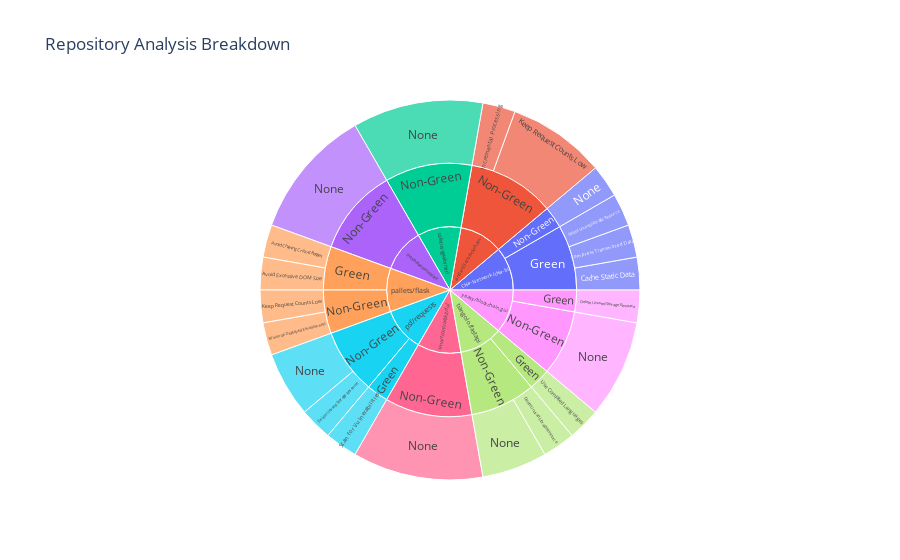
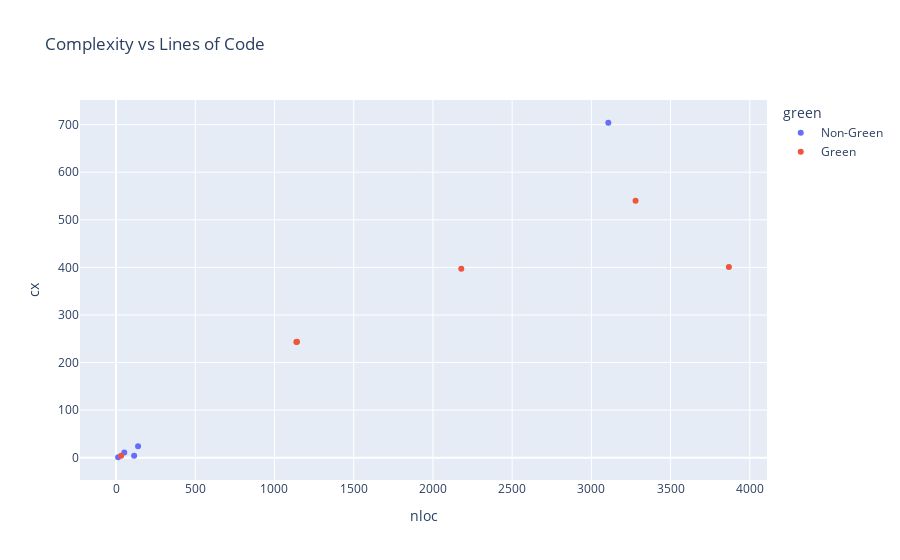

These figures' notebook cell, in order:
### Markdown cell above
## Step 17: Interactive Visualization (Plotly)

Interactive charts for deeper exploration.

### Code cell
import plotly.express as px

# Sunburst: Repository -> Green/Non-Green -> Pattern
sun_data = []
for r in results:
    for c in r.get('commits', []):
        cat = 'Green' if c.get('green_aware') else 'Non-Green'
        patterns = c.get('gsf_patterns_matched', [])
        pat = patterns[0] if patterns else 'None'
        sun_data.append({
            'repository': r['name'][:20], 'category': cat,
            'pattern': pat[:30], 'count': 1,
        })

if sun_data:
    df_sun = pd.DataFrame(sun_data)
    fig = px.sunburst(df_sun, path=['repository', 'category', 'pattern'],
                      values='count', title='Repository Analysis Breakdown')
    fig.show()

# Scatter: Complexity vs NLOC
sc = [{'cx': c['total_complexity'], 'nloc': c['total_nloc'],
       'green': 'Green' if c.get('green_aware') else 'Non-Green',
       'repo': c.get('repository', '')}
      for c in all_commits if c.get('total_complexity') and c.get('total_nloc')]

if sc:
    fig2 = px.scatter(pd.DataFrame(sc), x='nloc', y='cx', color='green',
                      hover_data=['repo'],
                      title='Complexity vs Lines of Code')
    fig2.show()

### Figure 1 — Plotly figure (JSON) as saved in the notebook; plotly's stock layout.template omitted (floating-point values rounded to 4 significant figures)
{"data": [{"branchvalues": "total", "domain": {"x": [0, 1], "y": [0, 1]}, "hovertemplate": "labels=%{label}<br>count=%{value}<br>parent=%{parent}<br>id=%{id}<extra></extra>", "ids": ["pallets/flask/Green/Avoid Chaining Critical Reques", "pallets/flask/Green/Avoid Excessive DOM Size", "Chia-Network/chia-bl/Green/Cache Static Data", "Chia-Network/chia-bl/Green/Compress Transmitted Data", "Chia-Network/chia-bl/Green/Delete Unused Storage Resource", "yeasy/blockchain_gui/Green/Delete Unused Storage Resource", "psf/requests/Non-Green/Delete Unused Storage Resource", "tiangolo/fastapi/Non-Green/Delete Unused Storage Resource", "anders94/blockchain-/Non-Green/Incremental Processing", "anders94/blockchain-/Non-Green/Keep Request Counts Low", "pallets/flask/Non-Green/Keep Request Counts Low", "pallets/flask/Non-Green/Minimize Deployed Environments", "Chia-Network/chia-bl/Non-Green/None", "calistus-igwilo/nitd/Non-Green/None", "chaozh/awesome-block/Non-Green/None", "psf/requests/Non-Green/None", "smartcontractkit/ful/Non-Green/None", "tiangolo/fastapi/Non-Green/None", "yeasy/blockchain_gui/Non-Green/None", "psf/requests/Green/Scan for Vulnerabilities", "tiangolo/fastapi/Green/Use Compiled Languages", "Chia-Network/chia-bl/Green", "pallets/flask/Green", "psf/requests/Green", "tiangolo/fastapi/Green", "yeasy/blockchain_gui/Green", "Chia-Network/chia-bl/Non-Green", "anders94/blockchain-/Non-Green", "calistus-igwilo/nitd/Non-Green", "chaozh/awesome-block/Non-Green", "pallets/flask/Non-Green", "psf/requests/Non-Green", "smartcontractkit/ful/Non-Green", "tiangolo/fastapi/Non-Green", "yeasy/blockchain_gui/Non-Green", "Chia-Network/chia-bl", "anders94/blockchain-", "calistus-igwilo/nitd", "chaozh/awesome-block", "pallets/flask", "psf/requests", "smartcontractkit/ful", "tiangolo/fastapi", "yeasy/blockchain_gui"], "labels": ["Avoid Chaining Critical Reques", "Avoid Excessive DOM Size", "Cache Static Data", "Compress Transmitted Data", "Delete Unused Storage Resource", "Delete Unused Storage Resource", "Delete Unused Storage Resource", "Delete Unused Storage Resource", "Incremental Processing", "Keep Request Counts Low", "Keep Request Counts Low", "Minimize Deployed Environments", "None", "None", "None", "None", "None", "None", "None", "Scan for Vulnerabilities", "Use Compiled Languages", "Green", "Green", "Green", "Green", "Green", "Non-Green", "Non-Green", "Non-Green", "Non-Green", "Non-Green", "Non-Green", "Non-Green", "Non-Green", "Non-Green", "Chia-Network/chia-bl", "anders94/blockchain-", "calistus-igwilo/nitd", "chaozh/awesome-block", "pallets/flask", "psf/requests", "smartcontractkit/ful", "tiangolo/fastapi", "yeasy/blockchain_gui"], "name": "", "parents": ["pallets/flask/Green", "pallets/flask/Green", "Chia-Network/chia-bl/Green", "Chia-Network/chia-bl/Green", "Chia-Network/chia-bl/Green", "yeasy/blockchain_gui/Green", "psf/requests/Non-Green", "tiangolo/fastapi/Non-Green", "anders94/blockchain-/Non-Green", "anders94/blockchain-/Non-Green", "pallets/flask/Non-Green", "pallets/flask/Non-Green", "Chia-Network/chia-bl/Non-Green", "calistus-igwilo/nitd/Non-Green", "chaozh/awesome-block/Non-Green", "psf/requests/Non-Green", "smartcontractkit/ful/Non-Green", "tiangolo/fastapi/Non-Green", "yeasy/blockchain_gui/Non-Green", "psf/requests/Green", "tiangolo/fastapi/Green", "Chia-Network/chia-bl", "pallets/flask", "psf/requests", "tiangolo/fastapi", "yeasy/blockchain_gui", "Chia-Network/chia-bl", "anders94/blockchain-", "calistus-igwilo/nitd", "chaozh/awesome-block", "pallets/flask", "psf/requests", "smartcontractkit/ful", "tiangolo/fastapi", "yeasy/blockchain_gui", "", "", "", "", "", "", "", "", ""], "type": "sunburst", "values": [1, 1, 1, 1, 1, 1, 1, 1, 1, 3, 1, 1, 1, 4, 4, 2, 4, 2, 3, 1, 1, 3, 2, 1, 1, 1, 1, 4, 4, 4, 2, 3, 4, 3, 3, 4, 4, 4, 4, 4, 4, 4, 4, 4]}], "layout": {"legend": {"tracegroupgap": 0}, "title": {"text": "Repository Analysis Breakdown"}}}

### Figure 2 — Plotly figure (JSON) as saved in the notebook; plotly's stock layout.template omitted (floating-point values rounded to 4 significant figures)
{"data": [{"customdata": [["anders94/blockchain-demo"], ["calistus-igwilo/nitda-blockchain-scholarship"], ["calistus-igwilo/nitda-blockchain-scholarship"], ["psf/requests"], ["Chia-Network/chia-blockchain"]], "hovertemplate": "green=Non-Green<br>nloc=%{x}<br>cx=%{y}<br>repo=%{customdata[0]}<extra></extra>", "legendgroup": "Non-Green", "marker": {"color": "#636efa", "symbol": "circle"}, "mode": "markers", "name": "Non-Green", "orientation": "v", "showlegend": true, "type": "scatter", "x": [52, 13, 139, 114, 3107], "xaxis": "x", "y": [11, 1, 24, 4, 704], "yaxis": "y"}, {"customdata": [["yeasy/blockchain_guide"], ["pallets/flask"], ["pallets/flask"], ["Chia-Network/chia-blockchain"], ["Chia-Network/chia-blockchain"], ["tiangolo/fastapi"]], "hovertemplate": "green=Green<br>nloc=%{x}<br>cx=%{y}<br>repo=%{customdata[0]}<extra></extra>", "legendgroup": "Green", "marker": {"color": "#EF553B", "symbol": "circle"}, "mode": "markers", "name": "Green", "orientation": "v", "showlegend": true, "type": "scatter", "x": [32, 1138, 1142, 3279, 2179, 3868], "xaxis": "x", "y": [4, 243, 244, 540, 397, 401], "yaxis": "y"}], "layout": {"legend": {"title": {"text": "green"}, "tracegroupgap": 0}, "title": {"text": "Complexity vs Lines of Code"}, "xaxis": {"anchor": "y", "domain": [0, 1], "title": {"text": "nloc"}}, "yaxis": {"anchor": "x", "domain": [0, 1], "title": {"text": "cx"}}}}
